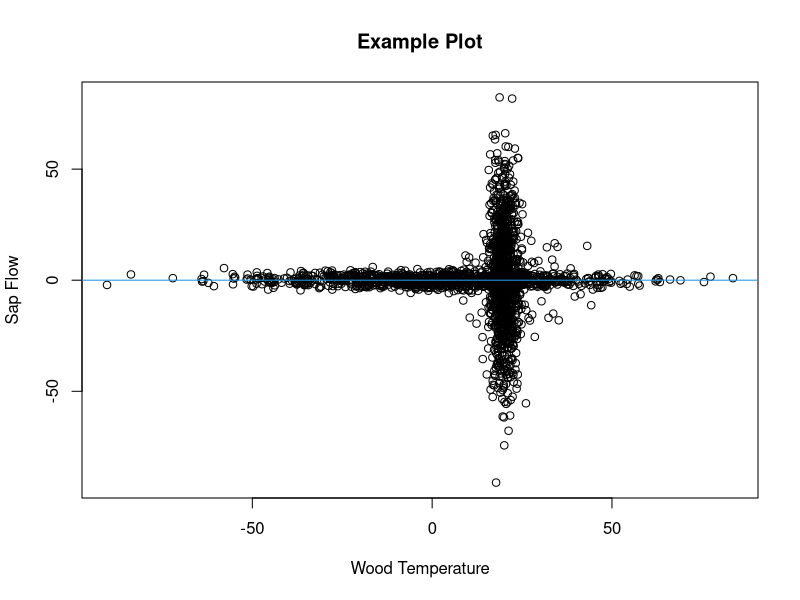
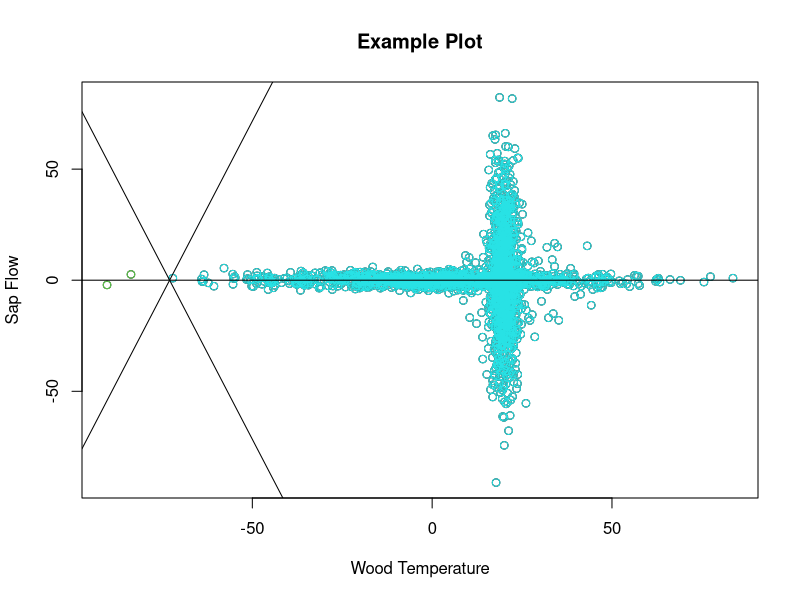

Here is the R script that generated these plots, in order: (Note: a time limit stopped this script after it produced the figures.)

# Finding Critical Points

# David Moore
# University of New Hampshire Ecohydrology Lab
# May 2023
# davidblakneymoore@gmail.com


# The Explanation

# There are situations where data points, when plotted, cluster around the
# horizontal axis except when they're near a particular value along that axis.
# A picture will help describe this situation.

Predictor_Variable <- c(rnorm(1000, 0, 25), rnorm(1000, 20, 2), rnorm(100, 20, 10))
Response_Variable <- c(rnorm(1000, 0, 2), rnorm(1000, 0, 25), rnorm(100, 0, 10))
Data_Frame <- data.frame(Predictor_Variable = Predictor_Variable, Response_Variable = Response_Variable)
plot(Response_Variable ~ Predictor_Variable, Data_Frame, main = 'Example Plot', xlab = 'Wood Temperature', ylab = 'Sap Flow')
abline(h = 0, col = 4)

# I included this figure in this repository - you can see it if you click on
# 'Example Plot 1'.

# This made-up data mimics what I've seen in my studies on winter-dormant-
# season sap flow, where wood temperature is the predictor variable and sap
# flow is the response variable. At extreme wood temperature values, there is
# essentially no sap flow, but when wood temperature values approach a
# particular value (which is often species-specific), sap flows either upward
# or downward in deciduous hardwoods.

# In these scenarios, the value of the predictor variable at which the response
# variable is most variable is unknown. This value, which I'll call the
# 'critical value', must be identified and likely has physiological
# significance for the tree. Here, I propose a method to estimate these
# critical values.

# To estimate a critical value, I propose to split the plane of the plot up
# into four quadrants. The quadrants will come together at a point on the
# horizontal axis somewhere between the minimum and maximum values of the
# predictor variable.  These quadrants will be delineated by two lines that
# cross on the horizontal axis and that have slopes of equal magnitude but of
# different signs (in other words, the lines that delineate the quadrants are
# reflections of each other about the vertical line that passes through the
# point where the lines delineating the quadrant cross). Again, a figure will
# help to illustrate this concept.

Horizontal_Axis_Intercept_Interval <- 0.1
Slope_Interval <- 0.01
Angles <- seq((0 + Slope_Interval), ((pi / 2) - Slope_Interval), Slope_Interval)
Horizontal_Axis_Intercepts <- seq(min(Data_Frame$Predictor_Variable), max(Data_Frame$Predictor_Variable), by = Horizontal_Axis_Intercept_Interval)
i <- sample(seq_len(length((Horizontal_Axis_Intercepts))), 1)
j <- sample(seq_len(length(Angles)), 1)
Bottommost_Points <- ifelse(Data_Frame$Response_Variable < (tan(Angles[j]) * Data_Frame$Predictor_Variable + (-Horizontal_Axis_Intercepts[i] * tan(Angles[j]))) & Data_Frame$Response_Variable < -(tan(Angles[j]) * Data_Frame$Predictor_Variable + (-Horizontal_Axis_Intercepts[i] * tan(Angles[j]))), T, F)
Leftmost_Regions <- ifelse(Data_Frame$Response_Variable > (tan(Angles[j]) * Data_Frame$Predictor_Variable + (-Horizontal_Axis_Intercepts[i] * tan(Angles[j]))) & Data_Frame$Response_Variable < -(tan(Angles[j]) * Data_Frame$Predictor_Variable + (-Horizontal_Axis_Intercepts[i] * tan(Angles[j]))), T, F)
Topmost_Points <- ifelse(Data_Frame$Response_Variable > (tan(Angles[j]) * Data_Frame$Predictor_Variable + (-Horizontal_Axis_Intercepts[i] * tan(Angles[j]))) & Data_Frame$Response_Variable > -(tan(Angles[j]) * Data_Frame$Predictor_Variable + (-Horizontal_Axis_Intercepts[i] * tan(Angles[j]))), T, F)
Rightmost_Points <- ifelse(Data_Frame$Response_Variable < (tan(Angles[j]) * Data_Frame$Predictor_Variable + (-Horizontal_Axis_Intercepts[i] * tan(Angles[j]))) & Data_Frame$Response_Variable > -(tan(Angles[j]) * Data_Frame$Predictor_Variable + (-Horizontal_Axis_Intercepts[i] * tan(Angles[j]))), T, F)
Bottommost_Points <- Data_Frame[Bottommost_Points, ]
Leftmost_Regions <- Data_Frame[Leftmost_Regions, ]
Topmost_Points <- Data_Frame[Topmost_Points, ]
Rightmost_Points <- Data_Frame[Rightmost_Points, ]
plot(Response_Variable ~ Predictor_Variable, Data_Frame, main = 'Example Plot', xlab = 'Wood Temperature', ylab = 'Sap Flow')
points(Bottommost_Points$Predictor_Variable, Bottommost_Points$Response_Variable, col = 2)
points(Leftmost_Regions$Predictor_Variable, Leftmost_Regions$Response_Variable, col = 3)
points(Topmost_Points$Predictor_Variable, Topmost_Points$Response_Variable, col = 4)
points(Rightmost_Points$Predictor_Variable, Rightmost_Points$Response_Variable, col = 5)
abline(a = (-Horizontal_Axis_Intercepts[i] * tan(Angles[j])), b = (tan(Angles[j])))
abline(a = -(-Horizontal_Axis_Intercepts[i] * tan(Angles[j])), b = -(tan(Angles[j])))
abline(h = 0)

# To find the critical value, two processes will happen. First, the lines
# delineating the quadrants will start at the leftmost data point and
# incrementally move rightward along the horizontal axis. Second, at each of
# the horizontal axis intercepts where these two lines meet, the angles of
# these lines will vary incrementally from 0 to pi / 2. For each combination of
# horizontal axis intercept and angle, a least-squares value will be
# calculated. This least-squares value will be the sum of the squared residuals
# from the topmost and bottommost quadrants (these residuals are the difference
# between the data points in these two quadrants and the vertical line that
# passes through the point where the lines delineating the quadrants cross)
# taken together and from the leftmost and rightmost quadrants (these residuals
# are the difference between the data points in these two quadrants and the
# horizontal axis) taken together. The critical point will be the value of the
# predictor variable that generates the minimum least-squares value.

# This function takes five arguments. The first two are required.

# The 'Predictor_Variable' argument specifies which variable will be treated as
# the variable on the horizontal axis. If the 'Data_Frame' argument is used to
# specify a data frame containing the predictor variable column, the
# 'Predictor_Variable' argument should not be written as a character string (it
# should not be surrounded by quotation marks). If the 'Data_Frame' argument is
# not used, the 'Predictor_Variable' argument should  be written as a character
# string, surrounded by quotation marks. This argument must be numeric and of
# the same length as the 'Response_Variable' argument.

# The 'Response_Variable' argument specifies which variable will be treated as
# the variable on the vertical axis. If the 'Data_Frame' argument is used to
# specify a data frame containing the response variable column, the
# 'Response_Variable' argument should not be written as a character string (it
# should not be surrounded by quotation marks). If the 'Data_Frame' argument is
# not used, the 'Response_Variable' argument should  be written as a character
# string, surrounded by quotation marks. This argument must be numeric and of
# the same length as the 'Predictor_Variable' argument.

# The 'Data_Frame' argument is optional and can be used to identify an object
# of class 'data.frame' that contains both the predictor and response
# variables.

# The 'Slope_Interval' argument specifies, in radians, how gradually slopes
# (angles) should increase from 0 to pi / 2. Smaller 'Slope_Interval' values
# will cause the function to take longer to run but will lead to more accurate
# critical values. This argument must be numeric, of length 1, and between 0
# and pi / 2.

# The 'Horizontal_Axis_Intercept_Interval' argument specifies, in whatever
# units the predictor variable is in, how gradually the quadrants shift from
# right to left. Smaller 'Horizontal_Axis_Intercept_Interval' values will cause
# the function to take longer to run but will lead to more accurate critical
# values. This argument must be numeric, of length 1, and between 0
# and the domain of the predictor variable.


# The Function

Function_for_Finding_the_Critical_Point <- function (Predictor_Variable, Response_Variable, Data_Frame, Slope_Interval = 0.01, Horizontal_Axis_Intercept_Interval = 0.1) {
  if (is.null(Data_Frame)) {
    if (!is.numeric(Predictor_Variable) | !is.numeric(Response_Variable)) {
      stop ("'Predictor_Variable' and 'Response_Variable' must be numeric variables.")
    }
    if (length(Predictor_Variable) != length(Response_Variable)) {
      stop ("'Predictor_Variable' and 'Response_Variable' must be of the same length.")
    }
    Predictor_Variable_Name <- deparse(substitute(Predictor_Variable))
    Response_Variable_Name <- deparse(substitute(Response_Variable))
    Data_Frame <- data.frame(Predictor_Variable = Predictor_Variable, Response_Variable = Response_Variable)
  } else if (!is.null(Data_Frame)) {
    if (class(Data_Frame) != 'data.frame') {
      stop ("'Data_Frame' must be of class 'data.frame'.")
    }
    Predictor_Variable_Name <- deparse(substitute(Predictor_Variable))
    Response_Variable_Name <- deparse(substitute(Response_Variable))
    Predictor_Variable <- Data_Frame[, deparse(substitute(Predictor_Variable))]
    Response_Variable <- Data_Frame[, deparse(substitute(Response_Variable))]
    if (!is.numeric(Predictor_Variable) | !is.numeric(Response_Variable)) {
      stop ("'Predictor_Variable' and 'Response_Variable' must be numeric variables.")
    }
    if (length(Predictor_Variable) != length(Response_Variable)) {
      stop ("'Predictor_Variable' and 'Response_Variable' must be of the same length.")
    }
    Data_Frame <- data.frame(Predictor_Variable = Predictor_Variable, Response_Variable = Response_Variable)
  }
  if (!is.numeric(Horizontal_Axis_Intercept_Interval)) {
    stop ("'Horizontal_Axis_Intercept_Interval' must be numeric.")
  }
  if (length(Horizontal_Axis_Intercept_Interval) != 1) {
    stop ("'Horizontal_Axis_Intercept_Interval' must be a single value.")
  }
  if (Horizontal_Axis_Intercept_Interval <= 0 | Horizontal_Axis_Intercept_Interval >= (max(Data_Frame$Predictor_Variable) - min(Data_Frame$Predictor_Variable))) {
    stop ("'Intercept_Interval' must be greater than 0 and smaller than the difference between the maximum and minimum values of the predictor variable.")
  }
  if (!is.numeric(Slope_Interval)) {
    stop ("'Slope_Interval' must be numeric.")
  }
  if (length(Slope_Interval) != 1) {
    stop ("'Slope_Interval' must be a single value.")
  }
  if (Slope_Interval <= 0 | Slope_Interval >= pi / 2) {
    stop ("'Slope_Interval' must be greater than 0 and less than pi / 2.")
  }
  Angles <- seq((0 + Slope_Interval), ((pi / 2) - Slope_Interval), Slope_Interval)
  Horizontal_Axis_Intercepts <- seq(min(Data_Frame$Predictor_Variable), max(Data_Frame$Predictor_Variable), by = Horizontal_Axis_Intercept_Interval)
  Sums_of_Squared_Residuals <- list(NULL)
  k <- 1
  for (i in seq_len(length(Horizontal_Axis_Intercepts))) {
    for (j in seq_len(length(Angles))) {
      Bottommost_Points <- ifelse(Data_Frame$Response_Variable < (tan(Angles[j]) * Data_Frame$Predictor_Variable + (-Horizontal_Axis_Intercepts[i] * tan(Angles[j]))) & Data_Frame$Response_Variable < -(tan(Angles[j]) * Data_Frame$Predictor_Variable + (-Horizontal_Axis_Intercepts[i] * tan(Angles[j]))), T, F)
      Leftmost_Regions <- ifelse(Data_Frame$Response_Variable > (tan(Angles[j]) * Data_Frame$Predictor_Variable + (-Horizontal_Axis_Intercepts[i] * tan(Angles[j]))) & Data_Frame$Response_Variable < -(tan(Angles[j]) * Data_Frame$Predictor_Variable + (-Horizontal_Axis_Intercepts[i] * tan(Angles[j]))), T, F)
      Topmost_Points <- ifelse(Data_Frame$Response_Variable > (tan(Angles[j]) * Data_Frame$Predictor_Variable + (-Horizontal_Axis_Intercepts[i] * tan(Angles[j]))) & Data_Frame$Response_Variable > -(tan(Angles[j]) * Data_Frame$Predictor_Variable + (-Horizontal_Axis_Intercepts[i] * tan(Angles[j]))), T, F)
      Rightmost_Points <- ifelse(Data_Frame$Response_Variable < (tan(Angles[j]) * Data_Frame$Predictor_Variable + (-Horizontal_Axis_Intercepts[i] * tan(Angles[j]))) & Data_Frame$Response_Variable > -(tan(Angles[j]) * Data_Frame$Predictor_Variable + (-Horizontal_Axis_Intercepts[i] * tan(Angles[j]))), T, F)
      Vertical_Points <- Data_Frame[Bottommost_Points | Topmost_Points, ]
      Vertical_Sum_of_Squared_Residuals <- sum((Vertical_Points$Predictor_Variable - Horizontal_Axis_Intercepts[i]) ^ 2)
      Horizontal_Points <- Data_Frame[Leftmost_Regions | Rightmost_Points, ]
      Horizontal_Sum_of_Squared_Residuals <- sum((Horizontal_Points$Response_Variable) ^ 2)
      Overall_Sum_of_Squared_Residuals <- Vertical_Sum_of_Squared_Residuals + Horizontal_Sum_of_Squared_Residuals
      Sums_of_Squared_Residuals[[k]] <- list(Horizontal_Axis_Intercept = Horizontal_Axis_Intercepts[i], Angle = Angles[j], Overall_Sum_of_Squared_Residuals = Overall_Sum_of_Squared_Residuals)
      k <- k + 1
    }
  }
  Critical_Point_Intercept <- Sums_of_Squared_Residuals[[which.min(sapply(Sums_of_Squared_Residuals, `[`, 'Overall_Sum_of_Squared_Residuals'))]]$Horizontal_Axis_Intercept
  Critical_Point_Angle <- Sums_of_Squared_Residuals[[which.min(sapply(Sums_of_Squared_Residuals, `[`, 'Overall_Sum_of_Squared_Residuals'))]]$Angle
  Critical_Point_Information <- c(Intercept = Critical_Point_Intercept, Angle = Critical_Point_Angle)
  Critical_Point_Information
}


# An Example

# Let's see if we can identify the critical point for the made-up data we
# generated in the 'The Explanation' section.

(Critical_Point <- Function_for_Finding_the_Critical_Point(Predictor_Variable, Response_Variable, Data_Frame))
plot(Response_Variable ~ Predictor_Variable, Data_Frame, main = 'Example Plot', xlab = 'Wood Temperature', ylab = 'Sap Flow')
abline(v = Critical_Point['Intercept'], col = 4)

# I think the function did a nice job!
